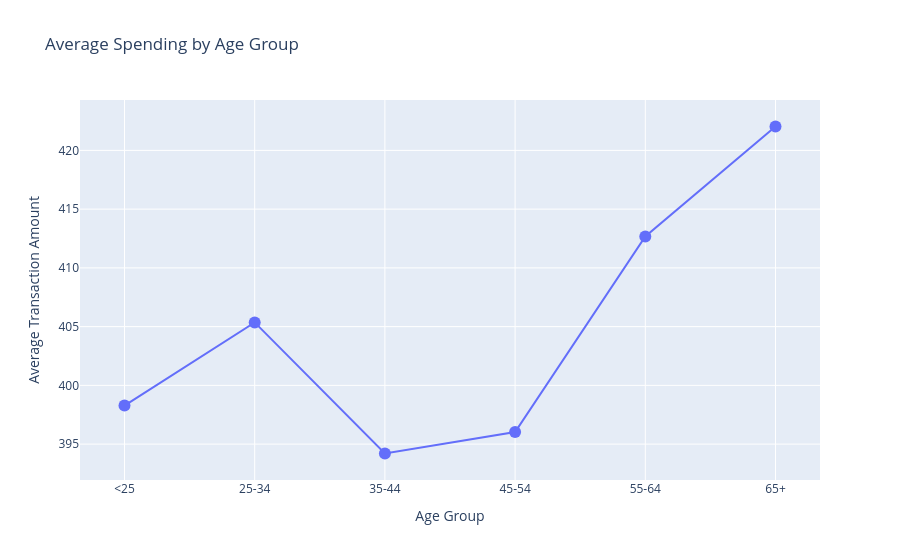

Notebook source saved alongside this figure:
### Code cell
fig = px.line(
    age_spending,
    x="AgeRange",
    y="AverageSpending",
    markers=True,
    title="Average Spending by Age Group",
    labels={
        "AgeRange": "Age Group",
        "AverageSpending": "Average Transaction Amount"
    },
    custom_data=["Customers", "Transactions"]
)

fig.update_traces(
    marker=dict(size=12),
    hovertemplate=
        "<b>Age Group: %{x}</b><br>"
        "Average Spending: $%{y:.2f}<br>"
        "Unique Customers: %{customdata[0]}<br>"
        "Transactions: %{customdata[1]}"
        "<extra></extra>"
)

fig.show()

### Figure 1 — Plotly figure (JSON) as saved in the notebook; plotly's stock layout.template omitted (floating-point values rounded to 4 significant figures)
{"data": [{"customdata": [[1480, 1495], [1909, 1925], [1929, 1953], [1908, 1930], [1887, 1905], [788, 792]], "hovertemplate": "<b>Age Group: %{x}</b><br>Average Spending: $%{y:.2f}<br>Unique Customers: %{customdata[0]}<br>Transactions: %{customdata[1]}<extra></extra>", "legendgroup": "", "line": {"color": "#636efa", "dash": "solid"}, "marker": {"size": 12, "symbol": "circle"}, "mode": "lines+markers", "name": "", "orientation": "v", "showlegend": false, "type": "scatter", "x": ["<25", "25-34", "35-44", "45-54", "55-64", "65+"], "xaxis": "x", "y": [398.3, 405.4, 394.2, 396.0, 412.7, 422.0], "yaxis": "y"}], "layout": {"legend": {"tracegroupgap": 0}, "title": {"text": "Average Spending by Age Group"}, "xaxis": {"anchor": "y", "domain": [0, 1], "title": {"text": "Age Group"}}, "yaxis": {"anchor": "x", "domain": [0, 1], "title": {"text": "Average Transaction Amount"}}}}
